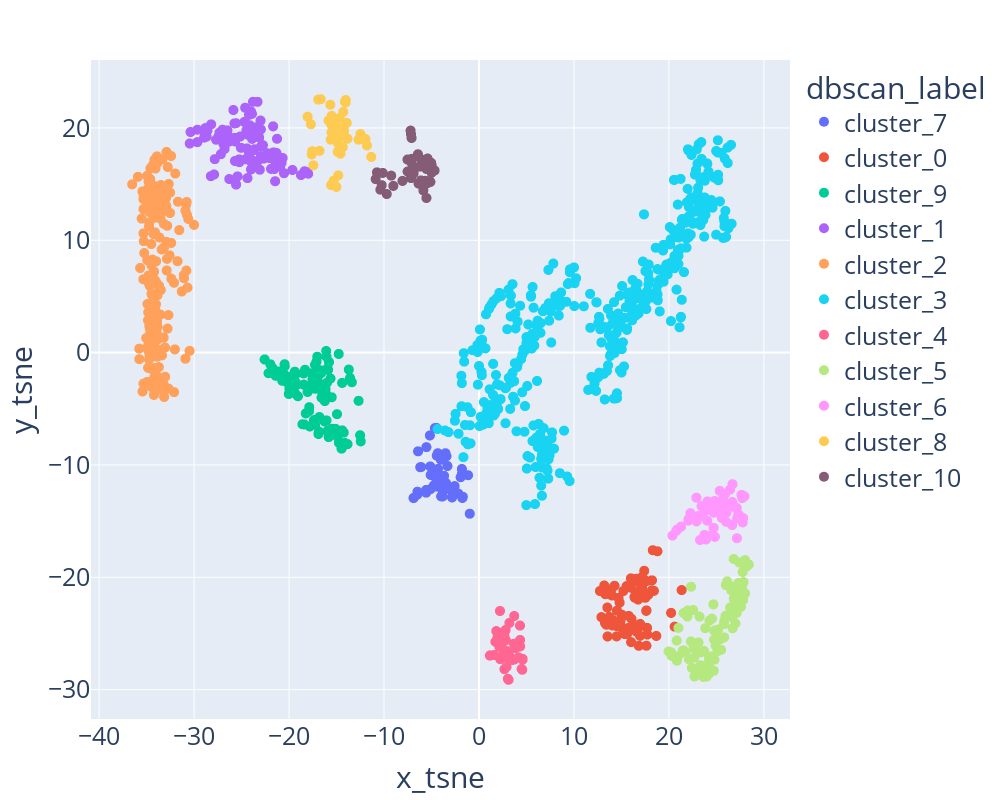

Notebook code for this chart:
### Code cell
fig=px.scatter(figure_df_c,x='x_tsne',y='y_tsne',color='dbscan_label',color_discrete_sequence=px.colors.qualitative.Plotly+px.colors.qualitative.Antique,hover_data=['neuron_id'])
fig.update_traces(marker={'size':10})
fig.update_layout(width=1000,height=800,font={'size':25})
fig.show()
# fig.write_image(r'C:\Users\18056\Desktop\paper_all\V5\neuron2seq\jupyter\clustreing_plots.png')
